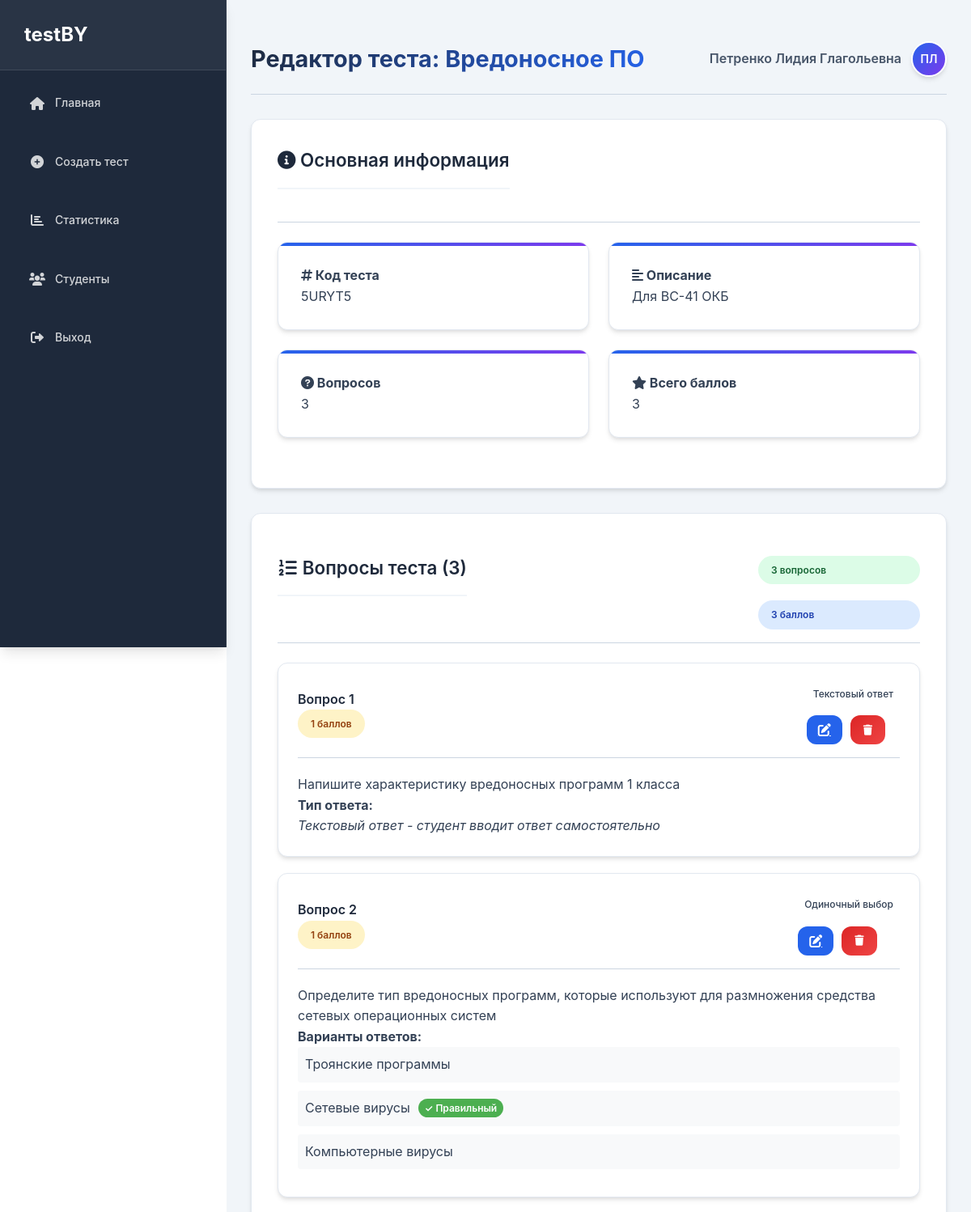
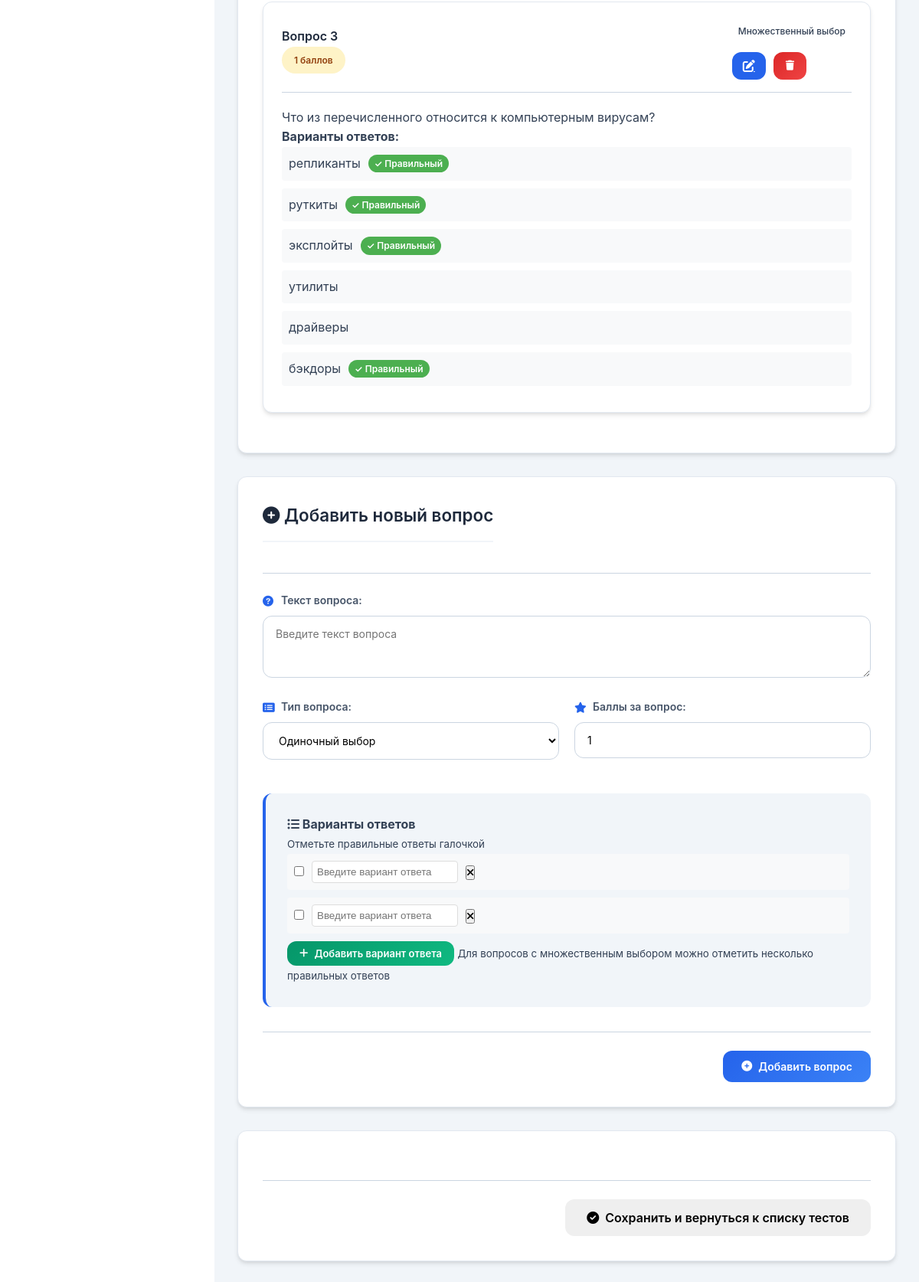
Screenshot of /testBY/teacher/test_editor.php?id=8 (signed in) with the database file from the repository (2 pictures, top to bottom).
### tables this page shows
CREATE TABLE `tests` (
  `id` int NOT NULL,
  `title` varchar(255) NOT NULL,
  `description` text,
  `teacher_id` int NOT NULL,
  `test_code` varchar(10) NOT NULL,
  `time_limit` int DEFAULT '0',
  `shuffle_questions` tinyint(1) DEFAULT '0',
  `shuffle_answers` tinyint(1) DEFAULT '0',
  `show_results` tinyint(1) DEFAULT '1',
  `security_settings` json DEFAULT NULL,
  `created_at` timestamp NULL DEFAULT CURRENT_TIMESTAMP,
  `updated_at` timestamp NULL DEFAULT CURRENT_TIMESTAMP ON UPDATE CURRENT_TIMESTAMP
);

CREATE TABLE `questions` (
  `id` int NOT NULL,
  `test_id` int NOT NULL,
  `question_text` text NOT NULL,
  `question_type` enum('single','multiple','text') DEFAULT 'single',
  `points` int DEFAULT '1',
  `image_url` varchar(255) DEFAULT NULL
);

CREATE TABLE `answers` (
  `id` int NOT NULL,
  `question_id` int NOT NULL,
  `answer_text` text NOT NULL,
  `is_correct` tinyint(1) DEFAULT '0'
);

### testBY/teacher/test_editor.php (the view, shortened to what the rows shown need)
<?php
require_once '../includes/config.php';
$test_id = $_GET['id'];
$stmt = $pdo->prepare("SELECT * FROM tests WHERE id = ? AND teacher_id = ?");
$stmt->execute([$test_id, $_SESSION['user_id']]);
$test = $stmt->fetch(PDO::FETCH_ASSOC);
$stmt = $pdo->prepare("SELECT * FROM questions WHERE test_id = ? ORDER BY id");
$stmt->execute([$test_id]);
$questions = $stmt->fetchAll(PDO::FETCH_ASSOC);
foreach ($questions as &$question) {
    $stmt = $pdo->prepare("SELECT * FROM answers WHERE question_id = ?");
    $stmt->execute([$question['id']]);
    $question['answers'] = $stmt->fetchAll(PDO::FETCH_ASSOC);
}
$full_name = $_SESSION['full_name'] ?? 'Преподаватель';
$avatar = '';
if (!empty($full_name)) {
    $names = explode(' ', $full_name);
    $avatar = mb_substr($names[0] ?? '', 0, 1) . mb_substr($names[1] ?? '', 0, 1);
} else {
    $avatar = 'П';
}
?>
<!DOCTYPE html>
<html lang="ru">
<head>
    <link rel="stylesheet" href="https://cdnjs.cloudflare.com/ajax/libs/font-awesome/6.0.0-beta3/css/all.min.css">
    <link rel="stylesheet" href="../assets/css/style.css">
</head>
<body>
    <div class="platform-container">
        <div class="main-content">
            <div class="header-top">
                <h1>Редактор теста: <?php echo htmlspecialchars($test['title']); ?></h1>
                <div class="user-info">
                    <span><?php echo htmlspecialchars($full_name); ?></span>
                    <div class="avatar"><?php echo $avatar; ?></div>
                </div>
            </div>
            <div class="test-editor-container">
                <div class="content-card">
                    <div class="dashboard-grid" style="grid-template-columns: repeat(auto-fit, minmax(250px, 1fr));">
                        <div class="card">
                            <h4><i class="fas fa-hashtag"></i> Код теста</h4>
                            <div class="test-code"><?php echo $test['test_code']; ?></div>
                        </div>
                        <div class="card">
                            <h4><i class="fas fa-align-left"></i> Описание</h4>
                            <p><?php echo htmlspecialchars($test['description']); ?></p>
                        </div>
                    </div>
                </div>
                <div class="content-card">
                    <?php if (empty($questions)): ?>
                        <div class="no-tests">
                            <i class="fas fa-inbox" style="font-size: 3em; margin-bottom: 15px;"></i>
                            <p>В тесте пока нет вопросов. Добавьте первый вопрос с помощью формы ниже.</p>
                        </div>
                    <?php else: ?>
                        <div class="questions-list">
                            <?php foreach ($questions as $index => $question): ?>
                                <div class="question-item">
                                    <div class="question-header">
                                        <div class="question-info">
                                            <h4>Вопрос <?php echo $index + 1; ?></h4>
                                            <span class="score average"><?php echo $question['points']; ?> баллов</span>
                                        </div>
                                        <div class="question-actions">
                                            <span class="status-badge <?php echo $question['question_type']; ?>">
                                                <?php
                                                $type_names = [
                                                    'single' => 'Одиночный выбор',
                                                    'multiple' => 'Множественный выбор',
                                                    'text' => 'Текстовый ответ'
                                                ];
                                                echo $type_names[$question['question_type']];
                                                ?>
                                            </span>
                                            <div class="test-actions">
                                                <a href="?id=<?php echo $test_id; ?>&edit_question=<?php echo $question['id']; ?>"
                                                   class="btn-action"
                                                   onclick="loadQuestionForEdit(
                                                       '<?php echo $question['id']; ?>',
                                                       `<?php echo addslashes($question['question_text']); ?>`,
                                                       '<?php echo $question['question_type']; ?>',
                                                       '<?php echo $question['points']; ?>',
                                                       <?php echo json_encode($question['answers']); ?>
                                                   ); return false;"
                                                   title="Редактировать">
                                                    <i class="fas fa-edit"></i>
                                                </a>
                                                <a href="?id=<?php echo $test_id; ?>&delete_question=<?php echo $question['id']; ?>"
                                                   class="btn btn-danger btn-sm"
                                                   onclick="return confirm('Вы уверены, что хотите удалить этот вопрос?')"
                                                   title="Удалить">
                                                    <i class="fas fa-trash"></i>
                                                </a>
                                            </div>
                                        </div>
                                    </div>
                                    <div class="question-text">
                                        <?php echo nl2br(htmlspecialchars($question['question_text'])); ?>
                                    </div>
                                    <?php if ($question['question_type'] !== 'text' && !empty($question['answers'])): ?>
                                        <div class="answers-list">
                                            <strong>Варианты ответов:</strong>
                                            <ul>
                                                <?php foreach ($question['answers'] as $answer): ?>
                                                    <li class="answer-item <?php echo $answer['is_correct'] ? 'correct-answer' : ''; ?>">
                                                        <?php echo htmlspecialchars($answer['answer_text']); ?>
                                                        <?php if ($answer['is_correct']): ?>
                                                            <span class="correct-badge">✓ Правильный</span>
                                                        <?php endif; ?>
                                                    </li>
                                                <?php endforeach; ?>
                                            </ul>
                                        </div>
                                    <?php elseif ($question['question_type'] === 'text'): ?>
                                        <div class="written-answer-preview">
                                            <strong>Тип ответа:</strong>
                                            <p><em>Текстовый ответ - студент вводит ответ самостоятельно</em></p>
                                        </div>
                                    <?php endif; ?>
                                </div>
                            <?php endforeach; ?>
                        </div>
                    <?php endif; ?>
                </div>
            </div>
        </div>
    </div>
</body>
</html>

### rows the page displays
tests: title "Вредоносное ПО", test_code "5URYT5", description "Для ВС-41 ОКБ"
questions: points "1", question_type "Текстовый ответ", question_text "Напишите характеристику вредоносных программ 1 класса", shows "Тип ответа:"
questions: points "1", question_type "Одиночный выбор", question_text "Определите тип вредоносных программ, которые используют для размножения средства сетевых операционных систем"
answers: answer_text "Троянские программы"
answers: answer_text "Сетевые вирусы", is_correct "✓ Правильный"
answers: answer_text "Компьютерные вирусы"
questions: points "1", question_type "Множественный выбор", question_text "Что из перечисленного относится к компьютерным вирусам?"
answers: answer_text "репликанты", is_correct "✓ Правильный"
answers: answer_text "руткиты", is_correct "✓ Правильный"
answers: answer_text "эксплойты", is_correct "✓ Правильный"
answers: answer_text "утилиты"
answers: answer_text "драйверы"
answers: answer_text "бэкдоры", is_correct "✓ Правильный"

### other values shown
$full_name "Петренко Лидия Глагольевна"
$avatar "ПЛ"
count($questions) "3"
$total_points "3"
